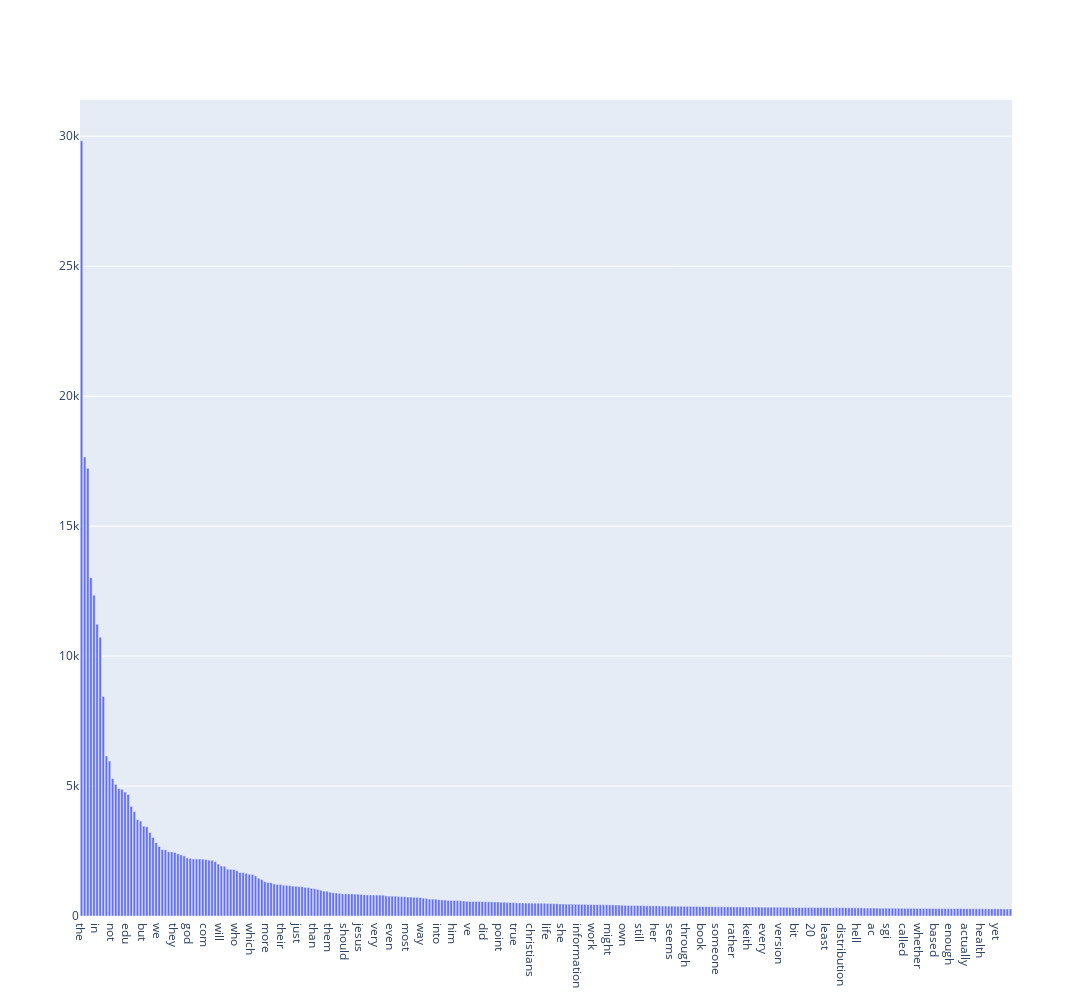

Notebook code for this chart:
### Markdown cell above
### >>> **Exercise 15 (take home):** 
Additionally, you can attempt to sort the terms on the `x-axis` by frequency instead of in alphabetical order. This way the visualization is more meaninfgul and you will be able to observe the so called [long tail](https://en.wikipedia.org/wiki/Long_tail) (get familiar with this term since it will appear a lot in data mining and other statistics courses). see picture below

![alt txt](https://upload.wikimedia.org/wikipedia/commons/thumb/8/8a/Long_tail.svg/1000px-Long_tail.svg.png)

### Code cell
import plotly.graph_objects as go

term_frequencies = np.asarray(X_counts.sum(axis=0))[0]
df = pd.DataFrame({"freq": term_frequencies, "name": count_vect.get_feature_names_out()})
# Sort dataframe row by 'freq' feature in descending order
df_sorted = df.sort_values(by=['freq'], ascending=False)

fig = go.Figure()
fig.add_trace(go.Bar(x=df_sorted["name"][:300], y=df_sorted["freq"][:300]))
fig.update_layout(width=5000, height=1000)
fig.show()

### Figure 1 — Plotly figure (JSON) as saved in the notebook; plotly's stock layout.template omitted (floating-point values rounded to 4 significant figures; data arrays with more than 128 entries replaced by an {"elided": "..."} marker saying what was removed)
{"data": [{"type": "bar", "x": {"elided": "300 str values"}, "y": {"elided": "300 int values"}}], "layout": {"height": 1000, "width": 5000}}
